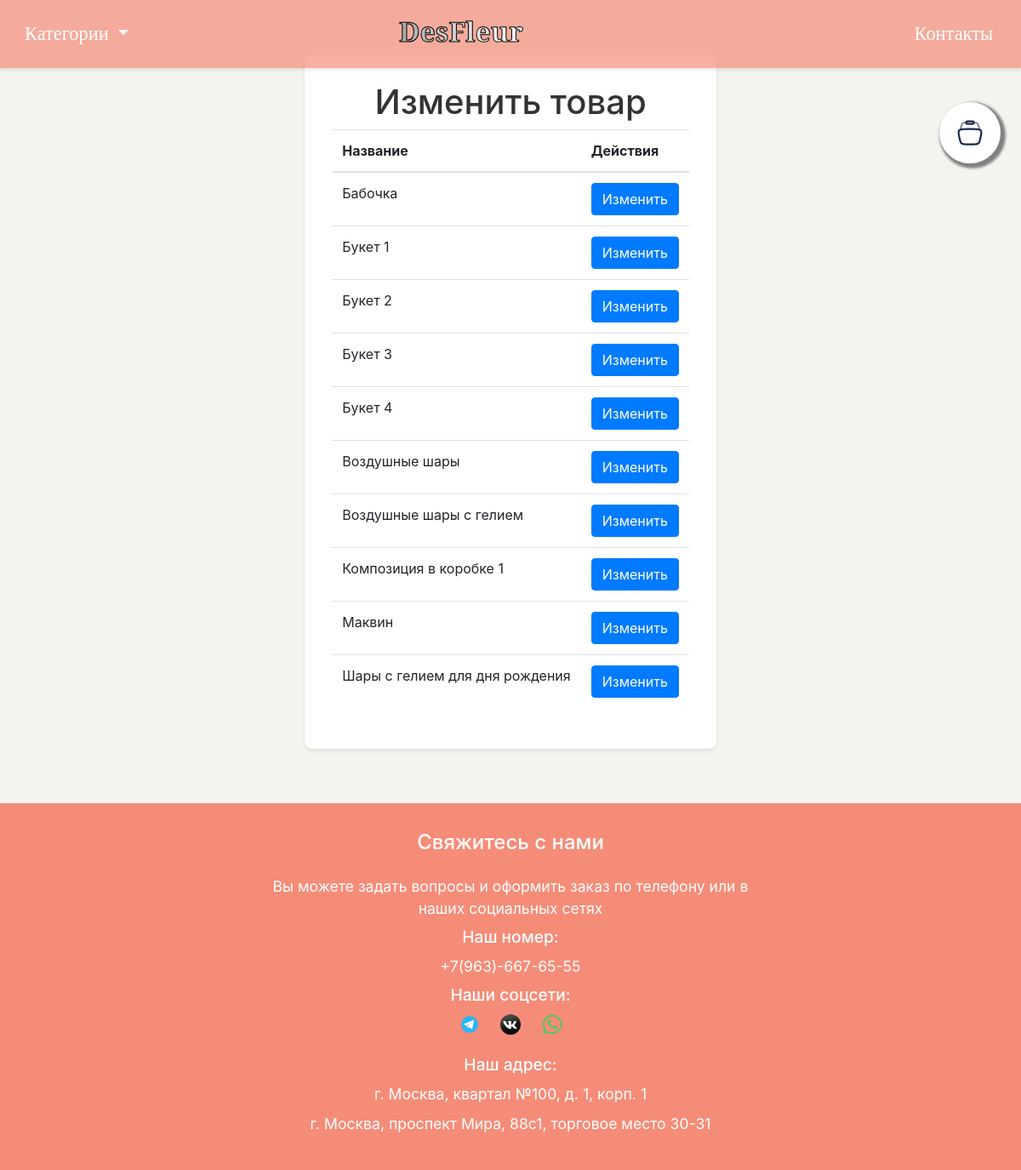
/edit_flower_list (signed in), run on an earlier commit of the app's database.
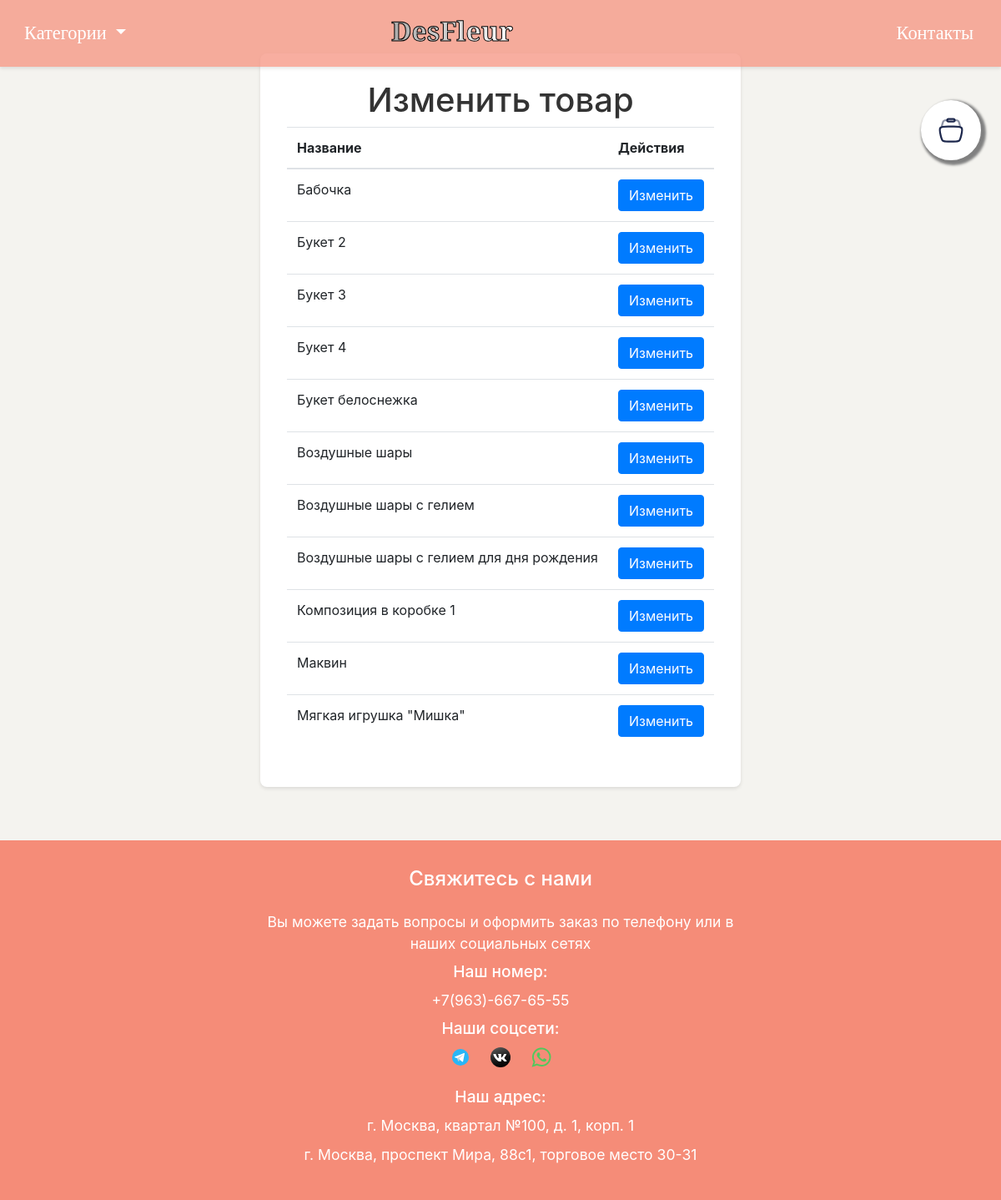
And on a later commit of the database.
### tables this page shows
CREATE TABLE flowers (id INTEGER PRIMARY KEY AUTOINCREMENT, name TEXT NOT NULL, description TEXT, price INTEGER NOT NULL, image_paths TEXT, category TEXT NOT NULL);

### app.py (the view)
@app.route('/edit_flower_list')
def edit_flower_list():
    if not session.get('admin'):
        return redirect(url_for('admin'))
    flowers = models.get_flowers()
    return render_template('edit_flower_list.html', flowers=flowers)

### models.py (called while the page is built)
def get_flowers():
    conn = sqlite3.connect('flowers.db')
    c = conn.cursor()
    c.execute('SELECT * FROM flowers ORDER BY name')
    flowers = c.fetchall()
    conn.close()
    return flowers

### templates/edit_flower_list.html
{% extends 'base.html' %}
{% block content %}
<div class="add-flower-container">
    <h1>Изменить товар</h1>
    <table class="table">
        <thead>
            <tr>
                <th>Название</th>
                <th>Действия</th>
            </tr>
        </thead>
        <tbody>
            {% for flower in flowers %}
            <tr>
                <td>{{ flower[1] }}</td>
                <td>
                    <a href="{{ url_for('edit_flower', flower_id=flower[0]) }}" class="btn btn-primary">Изменить</a>
                </td>
            </tr>
            {% endfor %}
        </tbody>
    </table>
</div>
{% endblock %}

What changed in the data, as far as the page shows it:
changed flowers: name "Букет 1" → "Букет белоснежка"; moves down the list
changed flowers: name "Шары с гелием для дня рождения" → "Воздушные шары с гелием для дня рождения"; moves up the list
added flowers: name "Мягкая игрушка \"Мишка\""
